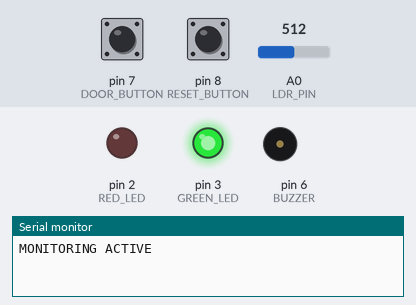
This sketch was run on a simulated Arduino Uno, built with avr-gcc and run on an emulated ATmega328P. Shown: output pins drawn as LEDs (lit = HIGH), buzzer (waves = sounding, pin HIGH), the last lines printed to the serial monitor. Dashed ring = blinking. The test bench sets the inputs (shaded band); at power-on: A0 (LDR_PIN) = 512, pin 7 (DOOR_BUTTON) HIGH, pin 8 (RESET_BUTTON) HIGH.

Above: at 1.2 s.
1.3 s: A0 (LDR_PIN) set to 584
3.0 s: A0 (LDR_PIN) set to 608
At 3.9 s:
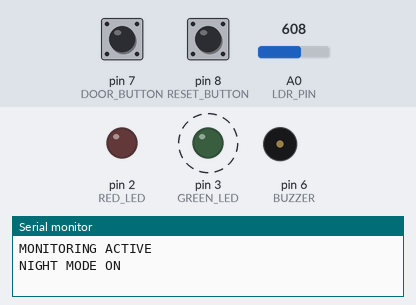
6.0 s: pin 7 (DOOR_BUTTON) pulled LOW for 0.15 s
At 7.1 s:
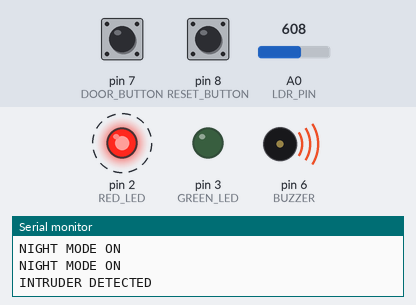
9.1 s: pin 8 (RESET_BUTTON) pulled LOW for 3.2 s
At 11.4 s:
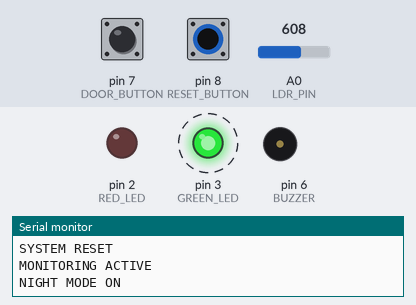
13.8 s: pin 7 (DOOR_BUTTON) pulled LOW for 1 s
At 14.9 s:
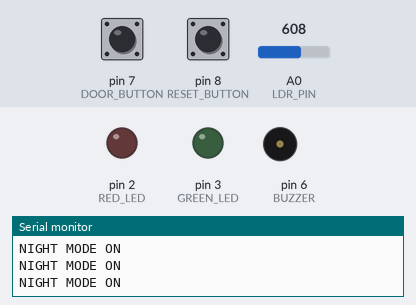
Timing chart, 0 to 17.9 s (numbered marks = the images above; inputs shaded):
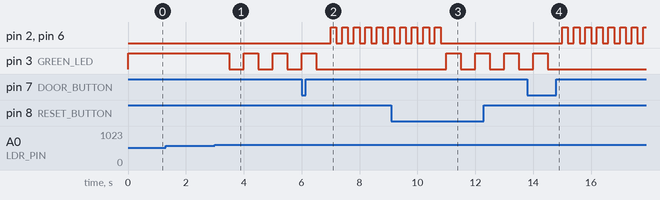

Measured:
- the behaviour switches between 600 and 601 on A0 (LDR_PIN) (found by bisection; images 0 and 1)
- after the input at 1.3 s, every drawn part: stays the same
- after the input at 3.0 s, pin 3 (GREEN_LED): alternates HIGH for 0.50 s and LOW for 0.50 s, starting after 0.50 s
- after the input at 6.0 s, pin 2 (RED_LED), pin 6 (BUZZER): alternates HIGH for 0.20 s and LOW for 0.20 s, starting after 1.0 s; pin 3 (GREEN_LED): goes on until 6.5 s, then stays LOW
- after the input at 9.1 s, pin 3 (GREEN_LED): alternates HIGH for 0.50 s and LOW for 0.50 s, starting after 1.9 s
- after the input at 13.8 s, pin 2 (RED_LED), pin 6 (BUZZER): alternates HIGH for 0.20 s and LOW for 0.20 s, starting after 1.2 s; pin 3 (GREEN_LED): goes on until 14.5 s, then stays LOW

The sketch:

fantabulous_elzing_tumelo1__2_.ino
```cpp
// SMART NOVA SECURITY SYSTEM (Arduino UNO)

// Pins (match your wiring)
const int DOOR_BUTTON = 7;
const int RESET_BUTTON = 8;
const int RED_LED = 2;
const int GREEN_LED = 3;
const int BUZZER = 6;
const int LDR_PIN = A0;

bool alarmActive = false;

// For detecting button press properly
bool lastDoorState = HIGH;
bool lastResetState = HIGH;

void setup() {
  pinMode(DOOR_BUTTON, INPUT_PULLUP);   // IMPORTANT
  pinMode(RESET_BUTTON, INPUT_PULLUP);  // IMPORTANT
  pinMode(RED_LED, OUTPUT);
  pinMode(GREEN_LED, OUTPUT);
  pinMode(BUZZER, OUTPUT);

  Serial.begin(9600);
  Serial.println("MONITORING ACTIVE");

  digitalWrite(GREEN_LED, HIGH);
}

void loop() {

  int doorState = digitalRead(DOOR_BUTTON);
  int resetState = digitalRead(RESET_BUTTON);
  int ldrValue = analogRead(LDR_PIN);

  // ================= NIGHT MODE =================
  if (!alarmActive && ldrValue > 600) {
    Serial.println("NIGHT MODE ON");

    digitalWrite(GREEN_LED, HIGH);
    delay(500);
    digitalWrite(GREEN_LED, LOW);
    delay(500);
  }

  // ================= NORMAL MODE =================
  else if (!alarmActive) {
    digitalWrite(GREEN_LED, HIGH);
  }

  // ================= INTRUDER =================
  if (doorState == LOW && lastDoorState == HIGH && !alarmActive) {
    alarmActive = true;

    Serial.println("INTRUDER DETECTED");

    digitalWrite(GREEN_LED, LOW);

    // Flash 10 times
    for (int i = 0; i < 10; i++) {
      digitalWrite(RED_LED, HIGH);
      digitalWrite(BUZZER, HIGH);
      delay(200);

      digitalWrite(RED_LED, LOW);
      digitalWrite(BUZZER, LOW);
      delay(200);
    }

    // Stay ON
    digitalWrite(RED_LED, HIGH);
    digitalWrite(BUZZER, HIGH);
  }

  // ================= RESET =================
  if (resetState == LOW && lastResetState == HIGH && alarmActive) {
    alarmActive = false;

    digitalWrite(RED_LED, LOW);
    digitalWrite(BUZZER, LOW);
    digitalWrite(GREEN_LED, HIGH);

    Serial.println("SYSTEM RESET");
    Serial.println("MONITORING ACTIVE");
  }

  // Save states
  lastDoorState = doorState;
  lastResetState = resetState;
}
```
